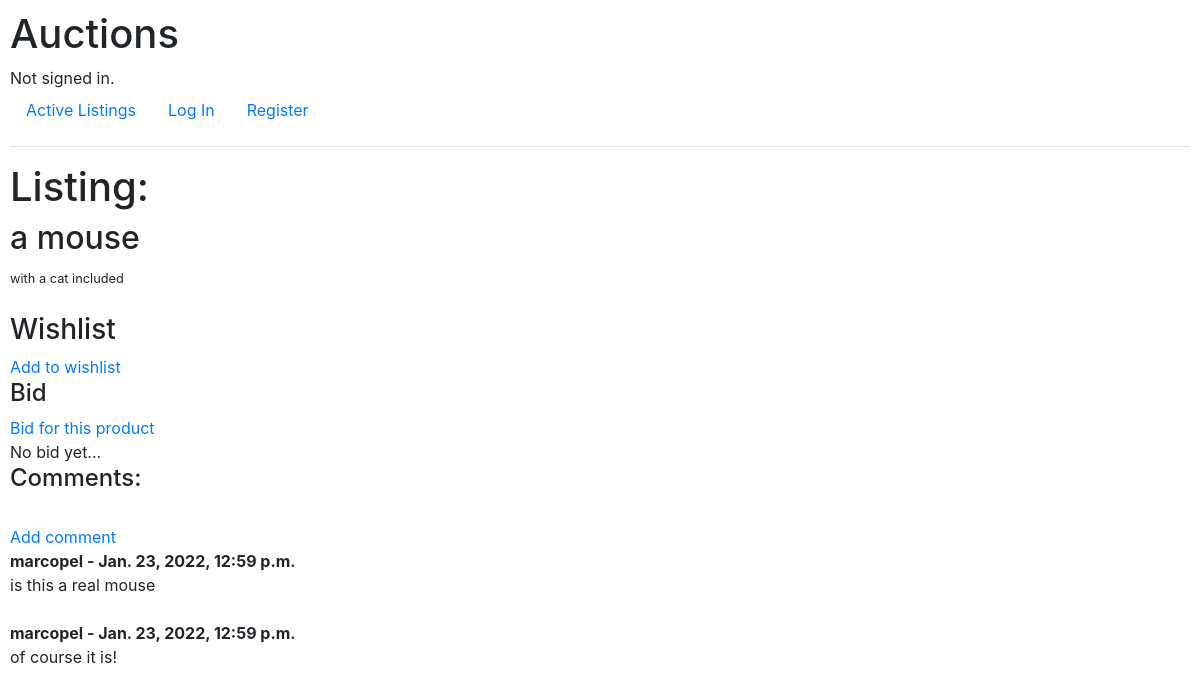
/2, run on an earlier commit of the app's database.
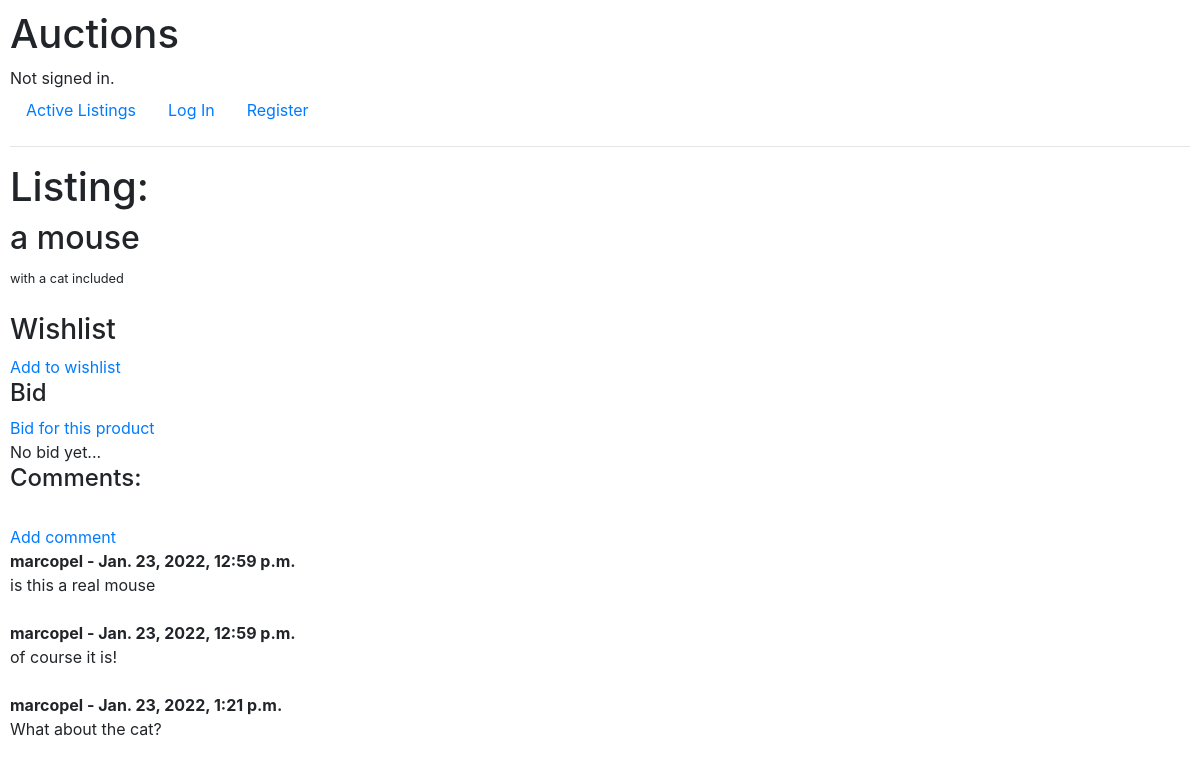
And on a later commit of the database.
### auctions/models.py (models this page shows, shortened)
class AuctionListing(models.Model):
    product = models.CharField(max_length=255)
    description = models.TextField(default="none")
    category = models.CharField(max_length=255)
    initial_price = models.PositiveIntegerField(default=0)
    sold = models.BooleanField(default=False)
    user = models.ForeignKey(User, on_delete=models.CASCADE)

class Comments(models.Model):
    product = models.ForeignKey(AuctionListing, related_name="comments", on_delete=models.CASCADE, default=None)
    comment = models.CharField(max_length=140 , default=None)
    author = models.ForeignKey(
        get_user_model(),
        on_delete=models.CASCADE,
        default=None,
        related_name="author"
    )
    date_added = models.DateTimeField(auto_now_add=True)

class User(AbstractUser):
    pass

### auctions/views.py (the view)
# urls.py: path("<int:listing_id>", views.listing_detail, name="listing_detail"),
def listing_detail(request, listing_id):
    listing = AuctionListing.objects.get(id=listing_id)
    return render(request, "auctions/listing_detail.html", {
        "listing": listing
    })

### auctions/templates/auctions/listing_detail.html (shortened to what this page needs)
{% extends "auctions/layout.html" %}
{% block body %}
    <h1>Listing:</h1>
    <h2>{{listing.product}} </h2>
    <small>{{listing.description}}</small>
    <br/><br/>
    <h3>Wishlist</h3>
    <a href="{% url 'wishlist_add' listing.pk %}">Add to wishlist</a>
    <br/>
    <h4>Bid</h4>
    <a href="{% url 'bid_add' listing.pk %}">Bid for this product</a>
    <br/>
    {% if not listing.bid.all %}
        No bid yet...
    {% endif %}
    <h4> Comments: </h4>
    <br/>
   <a href="{% url 'comment_add' listing.pk %}">Add comment</a>
    <br/>
    {% if not listing.comments.all %}
        No comments yet...
    {% else %}
        {% for comment in listing.comments.all %}
        <strong>
            {{comment.author}} - {{comment.date_added}}
        </strong>
        <br/>
        {{ comment.comment }}
        <br/><br/>
        {% endfor %}
    {% endif %}
{% endblock %}

### auctions/templates/auctions/layout.html (shortened to what this page needs)
{% load static %}
<!DOCTYPE html>
<html lang="en">
    <head>
        <link rel="stylesheet" href="https://stackpath.bootstrapcdn.com/bootstrap/4.4.1/css/bootstrap.min.css">
        <link href="{% static 'auctions/styles.css' %}" rel="stylesheet">
    </head>
    <body>
        <h1>Auctions</h1>
        <div>
            {% if user.is_authenticated %}
                Signed in as <strong>{{ user.username }}</strong>.
            {% else %}
                Not signed in.
            {% endif %}
        </div>
        <ul class="nav">
            <li class="nav-item">
                <a class="nav-link" href="{% url 'index' %}">Active Listings</a>
            </li>
            {% if user.is_authenticated %}
                <li class="nav-item">
                    <a class="nav-link" href="{% url 'logout' %}">Log Out</a>
                </li>
                <li class="nav-item">
                    <a class="nav-link" href="{% url 'listing_add' %}">+ Listing</a>
                </li>
                <li class="nav-item">
                    <a class="nav-link" href="{% url 'wishlist' %}">Watchlist</a>
                </li>
            {% else %}
                <li class="nav-item">
                    <a class="nav-link" href="{% url 'login' %}">Log In</a>
                </li>
                <li class="nav-item">
                    <a class="nav-link" href="{% url 'register' %}">Register</a>
                </li>
            {% endif %}
        </ul>
        <hr>
        {% block body %}
        {% endblock %}
    </body>
</html>

### auctions/static/auctions/styles.css (style rules this page uses)
body { padding: 10px; }

What changed in the data, as far as the page shows it:
added Comments: author "marcopel", date_added "Jan. 23, 2022, 1:21 p.m.", comment "What about the cat?"
